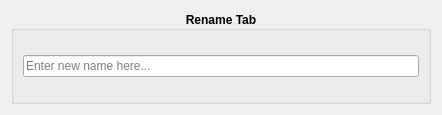
<?xml version="1.0" encoding="UTF-8"?>
<ui version="4.0">
 <class>window</class>
 <widget class="QWidget" name="window">
  <property name="geometry">
   <rect>
    <x>0</x>
    <y>0</y>
    <width>442</width>
    <height>115</height>
   </rect>
  </property>
  <property name="windowTitle">
   <string>Rename</string>
  </property>
  <layout class="QVBoxLayout" name="verticalLayout">
   <item>
    <widget class="QGroupBox" name="name_groupbox">
     <property name="font">
      <font>
       <weight>75</weight>
       <bold>true</bold>
      </font>
     </property>
     <property name="title">
      <string>Rename Tab</string>
     </property>
     <property name="alignment">
      <set>Qt::AlignCenter</set>
     </property>
     <layout class="QHBoxLayout" name="horizontalLayout_3">
      <item>
       <widget class="QLineEdit" name="rename_tab_edit">
        <property name="font">
         <font>
          <weight>50</weight>
          <bold>false</bold>
         </font>
        </property>
        <property name="placeholderText">
         <string>Enter new name here...</string>
        </property>
        <property name="clearButtonEnabled">
         <bool>true</bool>
        </property>
       </widget>
      </item>
     </layout>
    </widget>
   </item>
  </layout>
 </widget>
 <resources/>
 <connections/>
</ui>
